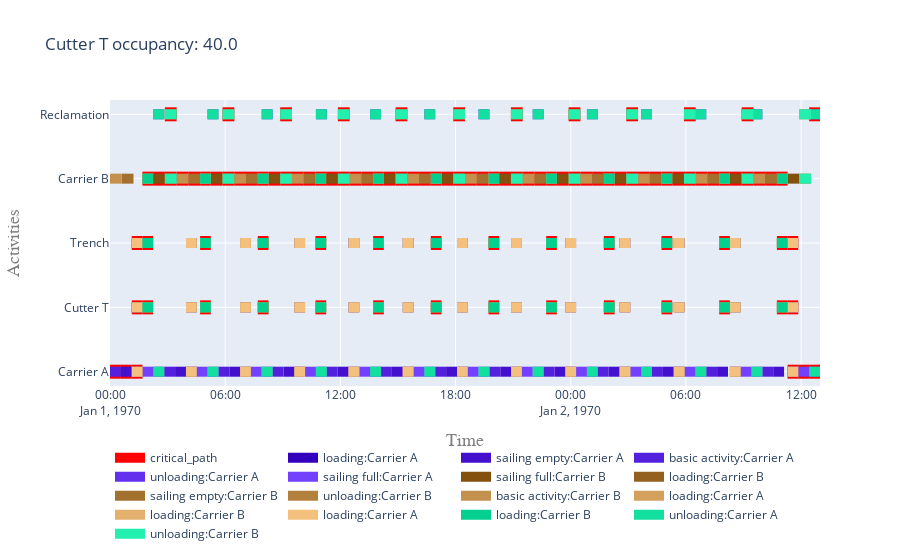

Notebook code for this chart:
### Code cell
i = 1 # 2 barge
vessels = results[i]['vessels']
activities = results[i]['activities']
cutter = vessels[cutter_name]
to_site = results[i][to_site_name]
from_site = results[i][from_site_name]
  
my_objects = list(vessels.values()) + [from_site, to_site]
my_activities = list(activities.values())
my_log = CpLog(list_objects=my_objects, list_activities=my_activities)
dependencies_log = my_log.get_dependencies_log_based()
cp_log_based = my_log.mark_critical_activities(dependencies_log)
df = occupancy_analysis(vessels, cutter, activities)
t = f'{cutter_name} occupancy: ' + str(df.loc[cutter_name]['occupancy [%]'])
fig = get_gantt_chart(concepts=my_objects, critical_path=cp_log_based, id_map=activities, title=t)

### Figure 1 — Plotly figure (JSON) as saved in the notebook; plotly's stock layout.template omitted (floating-point values rounded to 4 significant figures; data arrays with more than 128 entries replaced by an {"elided": "..."} marker saying what was removed)
{"data": [{"connectgaps": false, "hoverinfo": "name", "line": {"color": "red", "width": 14}, "mode": "lines", "name": "critical_path", "type": "scatter", "x": {"elided": "306 str values"}, "y": {"elided": "306 str values"}}, {"connectgaps": false, "hoverinfo": "y+name", "line": {"color": "rgb(51,0,190)", "width": 10}, "mode": "lines", "name": "loading:Carrier A", "type": "scatter", "x": {"elided": "195 str values"}, "y": {"elided": "195 str values"}}, {"connectgaps": false, "hoverinfo": "y+name", "line": {"color": "rgb(67,16,206)", "width": 10}, "mode": "lines", "name": "sailing empty:Carrier A", "type": "scatter", "x": ["1970-01-01T00:34:01", "1970-01-01T00:34:01", "1970-01-01T01:08:02", "1970-01-01T01:08:02", "1970-01-01T01:08:02", "1970-01-01T03:23:25", "1970-01-01T03:23:25", "1970-01-01T03:57:26", "1970-01-01T03:57:26", "1970-01-01T03:57:26", "1970-01-01T06:12:49", "1970-01-01T06:12:49", "1970-01-01T06:46:50", "1970-01-01T06:46:50", "1970-01-01T06:46:50", "1970-01-01T09:02:13", "1970-01-01T09:02:13", "1970-01-01T09:36:14", "1970-01-01T09:36:14", "1970-01-01T09:36:14", "1970-01-01T11:51:37", "1970-01-01T11:51:37", "1970-01-01T12:25:38", "1970-01-01T12:25:38", "1970-01-01T12:25:38", "1970-01-01T14:41:01", "1970-01-01T14:41:01", "1970-01-01T15:15:02", "1970-01-01T15:15:02", "1970-01-01T15:15:02", "1970-01-01T17:30:25", "1970-01-01T17:30:25", "1970-01-01T18:04:26", "1970-01-01T18:04:26", "1970-01-01T18:04:26", "1970-01-01T20:19:49", "1970-01-01T20:19:49", "1970-01-01T20:53:50", "1970-01-01T20:53:50", "1970-01-01T20:53:50", "1970-01-01T23:09:13", "1970-01-01T23:09:13", "1970-01-01T23:43:14", "1970-01-01T23:43:14", "1970-01-01T23:43:14", "1970-01-02T01:58:37", "1970-01-02T01:58:37", "1970-01-02T02:32:38", "1970-01-02T02:32:38", "1970-01-02T02:32:38", "1970-01-02T04:48:01", "1970-01-02T04:48:01", "1970-01-02T05:22:02", "1970-01-02T05:22:02", "1970-01-02T05:22:02", "1970-01-02T07:37:25", "1970-01-02T07:37:25", "1970-01-02T08:11:26", "1970-01-02T08:11:26", "1970-01-02T08:11:26", "1970-01-02T10:32:45", "1970-01-02T10:32:45", "1970-01-02T11:06:46", "1970-01-02T11:06:46", "1970-01-02T11:06:46"], "y": ["Carrier A", "Carrier A", "Carrier A", "Carrier A", null, "Carrier A", "Carrier A", "Carrier A", "Carrier A", null, "Carrier A", "Carrier A", "Carrier A", "Carrier A", null, "Carrier A", "Carrier A", "Carrier A", "Carrier A", null, "Carrier A", "Carrier A", "Carrier A", "Carrier A", null, "Carrier A", "Carrier A", "Carrier A", "Carrier A", null, "Carrier A", "Carrier A", "Carrier A", "Carrier A", null, "Carrier A", "Carrier A", "Carrier A", "Carrier A", null, "Carrier A", "Carrier A", "Carrier A", "Carrier A", null, "Carrier A", "Carrier A", "Carrier A", "Carrier A", null, "Carrier A", "Carrier A", "Carrier A", "Carrier A", null, "Carrier A", "Carrier A", "Carrier A", "Carrier A", null, "Carrier A", "Carrier A", "Carrier A", "Carrier A", null]}, {"connectgaps": false, "hoverinfo": "y+name", "line": {"color": "rgb(83,32,222)", "width": 10}, "mode": "lines", "name": "basic activity:Carrier A", "type": "scatter", "x": ["1970-01-01T00:00:00", "1970-01-01T00:00:00", "1970-01-01T00:34:01", "1970-01-01T00:34:01", "1970-01-01T00:34:01", "1970-01-01T02:49:24", "1970-01-01T02:49:24", "1970-01-01T03:23:25", "1970-01-01T03:23:25", "1970-01-01T03:23:25", "1970-01-01T05:38:48", "1970-01-01T05:38:48", "1970-01-01T06:12:49", "1970-01-01T06:12:49", "1970-01-01T06:12:49", "1970-01-01T08:28:12", "1970-01-01T08:28:12", "1970-01-01T09:02:13", "1970-01-01T09:02:13", "1970-01-01T09:02:13", "1970-01-01T11:17:36", "1970-01-01T11:17:36", "1970-01-01T11:51:37", "1970-01-01T11:51:37", "1970-01-01T11:51:37", "1970-01-01T14:07:00", "1970-01-01T14:07:00", "1970-01-01T14:41:01", "1970-01-01T14:41:01", "1970-01-01T14:41:01", "1970-01-01T16:56:24", "1970-01-01T16:56:24", "1970-01-01T17:30:25", "1970-01-01T17:30:25", "1970-01-01T17:30:25", "1970-01-01T19:45:48", "1970-01-01T19:45:48", "1970-01-01T20:19:49", "1970-01-01T20:19:49", "1970-01-01T20:19:49", "1970-01-01T22:35:12", "1970-01-01T22:35:12", "1970-01-01T23:09:13", "1970-01-01T23:09:13", "1970-01-01T23:09:13", "1970-01-02T01:24:36", "1970-01-02T01:24:36", "1970-01-02T01:58:37", "1970-01-02T01:58:37", "1970-01-02T01:58:37", "1970-01-02T04:14:00", "1970-01-02T04:14:00", "1970-01-02T04:48:01", "1970-01-02T04:48:01", "1970-01-02T04:48:01", "1970-01-02T07:03:24", "1970-01-02T07:03:24", "1970-01-02T07:37:25", "1970-01-02T07:37:25", "1970-01-02T07:37:25", "1970-01-02T09:58:44", "1970-01-02T09:58:44", "1970-01-02T10:32:45", "1970-01-02T10:32:45", "1970-01-02T10:32:45"], "y": ["Carrier A", "Carrier A", "Carrier A", "Carrier A", null, "Carrier A", "Carrier A", "Carrier A", "Carrier A", null, "Carrier A", "Carrier A", "Carrier A", "Carrier A", null, "Carrier A", "Carrier A", "Carrier A", "Carrier A", null, "Carrier A", "Carrier A", "Carrier A", "Carrier A", null, "Carrier A", "Carrier A", "Carrier A", "Carrier A", null, "Carrier A", "Carrier A", "Carrier A", "Carrier A", null, "Carrier A", "Carrier A", "Carrier A", "Carrier A", null, "Carrier A", "Carrier A", "Carrier A", "Carrier A", null, "Carrier A", "Carrier A", "Carrier A", "Carrier A", null, "Carrier A", "Carrier A", "Carrier A", "Carrier A", null, "Carrier A", "Carrier A", "Carrier A", "Carrier A", null, "Carrier A", "Carrier A", "Carrier A", "Carrier A", null]}, {"connectgaps": false, "hoverinfo": "y+name", "line": {"color": "rgb(99,48,238)", "width": 10}, "mode": "lines", "name": "unloading:Carrier A", "type": "scatter", "x": {"elided": "130 str values"}, "y": {"elided": "130 str values"}}, {"connectgaps": false, "hoverinfo": "y+name", "line": {"color": "rgb(115,64,254)", "width": 10}, "mode": "lines", "name": "sailing full:Carrier A", "type": "scatter", "x": ["1970-01-01T01:41:22", "1970-01-01T01:41:22", "1970-01-01T02:15:23", "1970-01-01T02:15:23", "1970-01-01T02:15:23", "1970-01-01T04:30:46", "1970-01-01T04:30:46", "1970-01-01T05:04:47", "1970-01-01T05:04:47", "1970-01-01T05:04:47", "1970-01-01T07:20:10", "1970-01-01T07:20:10", "1970-01-01T07:54:11", "1970-01-01T07:54:11", "1970-01-01T07:54:11", "1970-01-01T10:09:34", "1970-01-01T10:09:34", "1970-01-01T10:43:35", "1970-01-01T10:43:35", "1970-01-01T10:43:35", "1970-01-01T12:58:58", "1970-01-01T12:58:58", "1970-01-01T13:32:59", "1970-01-01T13:32:59", "1970-01-01T13:32:59", "1970-01-01T15:48:22", "1970-01-01T15:48:22", "1970-01-01T16:22:23", "1970-01-01T16:22:23", "1970-01-01T16:22:23", "1970-01-01T18:37:46", "1970-01-01T18:37:46", "1970-01-01T19:11:47", "1970-01-01T19:11:47", "1970-01-01T19:11:47", "1970-01-01T21:27:10", "1970-01-01T21:27:10", "1970-01-01T22:01:11", "1970-01-01T22:01:11", "1970-01-01T22:01:11", "1970-01-02T00:16:34", "1970-01-02T00:16:34", "1970-01-02T00:50:35", "1970-01-02T00:50:35", "1970-01-02T00:50:35", "1970-01-02T03:05:58", "1970-01-02T03:05:58", "1970-01-02T03:39:59", "1970-01-02T03:39:59", "1970-01-02T03:39:59", "1970-01-02T05:55:22", "1970-01-02T05:55:22", "1970-01-02T06:29:23", "1970-01-02T06:29:23", "1970-01-02T06:29:23", "1970-01-02T08:50:42", "1970-01-02T08:50:42", "1970-01-02T09:24:43", "1970-01-02T09:24:43", "1970-01-02T09:24:43", "1970-01-02T11:50:58", "1970-01-02T11:50:58", "1970-01-02T12:24:59", "1970-01-02T12:24:59", "1970-01-02T12:24:59"], "y": ["Carrier A", "Carrier A", "Carrier A", "Carrier A", null, "Carrier A", "Carrier A", "Carrier A", "Carrier A", null, "Carrier A", "Carrier A", "Carrier A", "Carrier A", null, "Carrier A", "Carrier A", "Carrier A", "Carrier A", null, "Carrier A", "Carrier A", "Carrier A", "Carrier A", null, "Carrier A", "Carrier A", "Carrier A", "Carrier A", null, "Carrier A", "Carrier A", "Carrier A", "Carrier A", null, "Carrier A", "Carrier A", "Carrier A", "Carrier A", null, "Carrier A", "Carrier A", "Carrier A", "Carrier A", null, "Carrier A", "Carrier A", "Carrier A", "Carrier A", null, "Carrier A", "Carrier A", "Carrier A", "Carrier A", null, "Carrier A", "Carrier A", "Carrier A", "Carrier A", null, "Carrier A", "Carrier A", "Carrier A", "Carrier A", null]}, {"connectgaps": false, "hoverinfo": "y+name", "line": {"color": "rgb(131,80,14)", "width": 10}, "mode": "lines", "name": "sailing full:Carrier B", "type": "scatter", "x": ["1970-01-01T02:14:42", "1970-01-01T02:14:42", "1970-01-01T02:51:26", "1970-01-01T02:51:26", "1970-01-01T02:51:26", "1970-01-01T05:14:58", "1970-01-01T05:14:58", "1970-01-01T05:51:42", "1970-01-01T05:51:42", "1970-01-01T05:51:42", "1970-01-01T08:15:14", "1970-01-01T08:15:14", "1970-01-01T08:51:58", "1970-01-01T08:51:58", "1970-01-01T08:51:58", "1970-01-01T11:15:30", "1970-01-01T11:15:30", "1970-01-01T11:52:14", "1970-01-01T11:52:14", "1970-01-01T11:52:14", "1970-01-01T14:15:46", "1970-01-01T14:15:46", "1970-01-01T14:52:30", "1970-01-01T14:52:30", "1970-01-01T14:52:30", "1970-01-01T17:16:02", "1970-01-01T17:16:02", "1970-01-01T17:52:46", "1970-01-01T17:52:46", "1970-01-01T17:52:46", "1970-01-01T20:16:18", "1970-01-01T20:16:18", "1970-01-01T20:53:02", "1970-01-01T20:53:02", "1970-01-01T20:53:02", "1970-01-01T23:16:34", "1970-01-01T23:16:34", "1970-01-01T23:53:18", "1970-01-01T23:53:18", "1970-01-01T23:53:18", "1970-01-02T02:16:50", "1970-01-02T02:16:50", "1970-01-02T02:53:34", "1970-01-02T02:53:34", "1970-01-02T02:53:34", "1970-01-02T05:17:06", "1970-01-02T05:17:06", "1970-01-02T05:53:50", "1970-01-02T05:53:50", "1970-01-02T05:53:50", "1970-01-02T08:17:22", "1970-01-02T08:17:22", "1970-01-02T08:54:06", "1970-01-02T08:54:06", "1970-01-02T08:54:06", "1970-01-02T11:17:38", "1970-01-02T11:17:38", "1970-01-02T11:54:22", "1970-01-02T11:54:22", "1970-01-02T11:54:22"], "y": ["Carrier B", "Carrier B", "Carrier B", "Carrier B", null, "Carrier B", "Carrier B", "Carrier B", "Carrier B", null, "Carrier B", "Carrier B", "Carrier B", "Carrier B", null, "Carrier B", "Carrier B", "Carrier B", "Carrier B", null, "Carrier B", "Carrier B", "Carrier B", "Carrier B", null, "Carrier B", "Carrier B", "Carrier B", "Carrier B", null, "Carrier B", "Carrier B", "Carrier B", "Carrier B", null, "Carrier B", "Carrier B", "Carrier B", "Carrier B", null, "Carrier B", "Carrier B", "Carrier B", "Carrier B", null, "Carrier B", "Carrier B", "Carrier B", "Carrier B", null, "Carrier B", "Carrier B", "Carrier B", "Carrier B", null, "Carrier B", "Carrier B", "Carrier B", "Carrier B", null]}, {"connectgaps": false, "hoverinfo": "y+name", "line": {"color": "rgb(147,96,30)", "width": 10}, "mode": "lines", "name": "loading:Carrier B", "type": "scatter", "x": {"elided": "180 str values"}, "y": {"elided": "180 str values"}}, {"connectgaps": false, "hoverinfo": "y+name", "line": {"color": "rgb(163,112,46)", "width": 10}, "mode": "lines", "name": "sailing empty:Carrier B", "type": "scatter", "x": ["1970-01-01T00:36:44", "1970-01-01T00:36:44", "1970-01-01T01:13:28", "1970-01-01T01:13:28", "1970-01-01T01:13:28", "1970-01-01T04:04:54", "1970-01-01T04:04:54", "1970-01-01T04:41:38", "1970-01-01T04:41:38", "1970-01-01T04:41:38", "1970-01-01T07:05:10", "1970-01-01T07:05:10", "1970-01-01T07:41:54", "1970-01-01T07:41:54", "1970-01-01T07:41:54", "1970-01-01T10:05:26", "1970-01-01T10:05:26", "1970-01-01T10:42:10", "1970-01-01T10:42:10", "1970-01-01T10:42:10", "1970-01-01T13:05:42", "1970-01-01T13:05:42", "1970-01-01T13:42:26", "1970-01-01T13:42:26", "1970-01-01T13:42:26", "1970-01-01T16:05:58", "1970-01-01T16:05:58", "1970-01-01T16:42:42", "1970-01-01T16:42:42", "1970-01-01T16:42:42", "1970-01-01T19:06:14", "1970-01-01T19:06:14", "1970-01-01T19:42:58", "1970-01-01T19:42:58", "1970-01-01T19:42:58", "1970-01-01T22:06:30", "1970-01-01T22:06:30", "1970-01-01T22:43:14", "1970-01-01T22:43:14", "1970-01-01T22:43:14", "1970-01-02T01:06:46", "1970-01-02T01:06:46", "1970-01-02T01:43:30", "1970-01-02T01:43:30", "1970-01-02T01:43:30", "1970-01-02T04:07:02", "1970-01-02T04:07:02", "1970-01-02T04:43:46", "1970-01-02T04:43:46", "1970-01-02T04:43:46", "1970-01-02T07:07:18", "1970-01-02T07:07:18", "1970-01-02T07:44:02", "1970-01-02T07:44:02", "1970-01-02T07:44:02", "1970-01-02T10:07:34", "1970-01-02T10:07:34", "1970-01-02T10:44:18", "1970-01-02T10:44:18", "1970-01-02T10:44:18"], "y": ["Carrier B", "Carrier B", "Carrier B", "Carrier B", null, "Carrier B", "Carrier B", "Carrier B", "Carrier B", null, "Carrier B", "Carrier B", "Carrier B", "Carrier B", null, "Carrier B", "Carrier B", "Carrier B", "Carrier B", null, "Carrier B", "Carrier B", "Carrier B", "Carrier B", null, "Carrier B", "Carrier B", "Carrier B", "Carrier B", null, "Carrier B", "Carrier B", "Carrier B", "Carrier B", null, "Carrier B", "Carrier B", "Carrier B", "Carrier B", null, "Carrier B", "Carrier B", "Carrier B", "Carrier B", null, "Carrier B", "Carrier B", "Carrier B", "Carrier B", null, "Carrier B", "Carrier B", "Carrier B", "Carrier B", null, "Carrier B", "Carrier B", "Carrier B", "Carrier B", null]}, {"connectgaps": false, "hoverinfo": "y+name", "line": {"color": "rgb(179,128,62)", "width": 10}, "mode": "lines", "name": "unloading:Carrier B", "type": "scatter", "x": ["1970-01-01T02:51:26", "1970-01-01T02:51:26", "1970-01-01T03:28:10", "1970-01-01T03:28:10", "1970-01-01T03:28:10", "1970-01-01T05:51:42", "1970-01-01T05:51:42", "1970-01-01T06:28:26", "1970-01-01T06:28:26", "1970-01-01T06:28:26", "1970-01-01T08:51:58", "1970-01-01T08:51:58", "1970-01-01T09:28:42", "1970-01-01T09:28:42", "1970-01-01T09:28:42", "1970-01-01T11:52:14", "1970-01-01T11:52:14", "1970-01-01T12:28:58", "1970-01-01T12:28:58", "1970-01-01T12:28:58", "1970-01-01T14:52:30", "1970-01-01T14:52:30", "1970-01-01T15:29:14", "1970-01-01T15:29:14", "1970-01-01T15:29:14", "1970-01-01T17:52:46", "1970-01-01T17:52:46", "1970-01-01T18:29:30", "1970-01-01T18:29:30", "1970-01-01T18:29:30", "1970-01-01T20:53:02", "1970-01-01T20:53:02", "1970-01-01T21:29:46", "1970-01-01T21:29:46", "1970-01-01T21:29:46", "1970-01-01T23:53:18", "1970-01-01T23:53:18", "1970-01-02T00:30:02", "1970-01-02T00:30:02", "1970-01-02T00:30:02", "1970-01-02T02:53:34", "1970-01-02T02:53:34", "1970-01-02T03:30:18", "1970-01-02T03:30:18", "1970-01-02T03:30:18", "1970-01-02T05:53:50", "1970-01-02T05:53:50", "1970-01-02T06:30:34", "1970-01-02T06:30:34", "1970-01-02T06:30:34", "1970-01-02T08:54:06", "1970-01-02T08:54:06", "1970-01-02T09:30:50", "1970-01-02T09:30:50", "1970-01-02T09:30:50", "1970-01-02T11:54:22", "1970-01-02T11:54:22", "1970-01-02T12:31:06", "1970-01-02T12:31:06", "1970-01-02T12:31:06", "1970-01-01T02:51:26", "1970-01-01T02:51:26", "1970-01-01T03:28:10", "1970-01-01T03:28:10", "1970-01-01T03:28:10", "1970-01-01T05:51:42", "1970-01-01T05:51:42", "1970-01-01T06:28:26", "1970-01-01T06:28:26", "1970-01-01T06:28:26", "1970-01-01T08:51:58", "1970-01-01T08:51:58", "1970-01-01T09:28:42", "1970-01-01T09:28:42", "1970-01-01T09:28:42", "1970-01-01T11:52:14", "1970-01-01T11:52:14", "1970-01-01T12:28:58", "1970-01-01T12:28:58", "1970-01-01T12:28:58", "1970-01-01T14:52:30", "1970-01-01T14:52:30", "1970-01-01T15:29:14", "1970-01-01T15:29:14", "1970-01-01T15:29:14", "1970-01-01T17:52:46", "1970-01-01T17:52:46", "1970-01-01T18:29:30", "1970-01-01T18:29:30", "1970-01-01T18:29:30", "1970-01-01T20:53:02", "1970-01-01T20:53:02", "1970-01-01T21:29:46", "1970-01-01T21:29:46", "1970-01-01T21:29:46", "1970-01-01T23:53:18", "1970-01-01T23:53:18", "1970-01-02T00:30:02", "1970-01-02T00:30:02", "1970-01-02T00:30:02", "1970-01-02T02:53:34", "1970-01-02T02:53:34", "1970-01-02T03:30:18", "1970-01-02T03:30:18", "1970-01-02T03:30:18", "1970-01-02T05:53:50", "1970-01-02T05:53:50", "1970-01-02T06:30:34", "1970-01-02T06:30:34", "1970-01-02T06:30:34", "1970-01-02T08:54:06", "1970-01-02T08:54:06", "1970-01-02T09:30:50", "1970-01-02T09:30:50", "1970-01-02T09:30:50", "1970-01-02T11:54:22", "1970-01-02T11:54:22", "1970-01-02T12:31:06", "1970-01-02T12:31:06", "1970-01-02T12:31:06"], "y": ["Carrier B", "Carrier B", "Carrier B", "Carrier B", null, "Carrier B", "Carrier B", "Carrier B", "Carrier B", null, "Carrier B", "Carrier B", "Carrier B", "Carrier B", null, "Carrier B", "Carrier B", "Carrier B", "Carrier B", null, "Carrier B", "Carrier B", "Carrier B", "Carrier B", null, "Carrier B", "Carrier B", "Carrier B", "Carrier B", null, "Carrier B", "Carrier B", "Carrier B", "Carrier B", null, "Carrier B", "Carrier B", "Carrier B", "Carrier B", null, "Carrier B", "Carrier B", "Carrier B", "Carrier B", null, "Carrier B", "Carrier B", "Carrier B", "Carrier B", null, "Carrier B", "Carrier B", "Carrier B", "Carrier B", null, "Carrier B", "Carrier B", "Carrier B", "Carrier B", null, "Reclamation", "Reclamation", "Reclamation", "Reclamation", null, "Reclamation", "Reclamation", "Reclamation", "Reclamation", null, "Reclamation", "Reclamation", "Reclamation", "Reclamation", null, "Reclamation", "Reclamation", "Reclamation", "Reclamation", null, "Reclamation", "Reclamation", "Reclamation", "Reclamation", null, "Reclamation", "Reclamation", "Reclamation", "Reclamation", null, "Reclamation", "Reclamation", "Reclamation", "Reclamation", null, "Reclamation", "Reclamation", "Reclamation", "Reclamation", null, "Reclamation", "Reclamation", "Reclamation", "Reclamation", null, "Reclamation", "Reclamation", "Reclamation", "Reclamation", null, "Reclamation", "Reclamation", "Reclamation", "Reclamation", null, "Reclamation", "Reclamation", "Reclamation", "Reclamation", null]}, {"connectgaps": false, "hoverinfo": "y+name", "line": {"color": "rgb(195,144,78)", "width": 10}, "mode": "lines", "name": "basic activity:Carrier B", "type": "scatter", "x": ["1970-01-01T00:00:00", "1970-01-01T00:00:00", "1970-01-01T00:36:44", "1970-01-01T00:36:44", "1970-01-01T00:36:44", "1970-01-01T03:28:10", "1970-01-01T03:28:10", "1970-01-01T04:04:54", "1970-01-01T04:04:54", "1970-01-01T04:04:54", "1970-01-01T06:28:26", "1970-01-01T06:28:26", "1970-01-01T07:05:10", "1970-01-01T07:05:10", "1970-01-01T07:05:10", "1970-01-01T09:28:42", "1970-01-01T09:28:42", "1970-01-01T10:05:26", "1970-01-01T10:05:26", "1970-01-01T10:05:26", "1970-01-01T12:28:58", "1970-01-01T12:28:58", "1970-01-01T13:05:42", "1970-01-01T13:05:42", "1970-01-01T13:05:42", "1970-01-01T15:29:14", "1970-01-01T15:29:14", "1970-01-01T16:05:58", "1970-01-01T16:05:58", "1970-01-01T16:05:58", "1970-01-01T18:29:30", "1970-01-01T18:29:30", "1970-01-01T19:06:14", "1970-01-01T19:06:14", "1970-01-01T19:06:14", "1970-01-01T21:29:46", "1970-01-01T21:29:46", "1970-01-01T22:06:30", "1970-01-01T22:06:30", "1970-01-01T22:06:30", "1970-01-02T00:30:02", "1970-01-02T00:30:02", "1970-01-02T01:06:46", "1970-01-02T01:06:46", "1970-01-02T01:06:46", "1970-01-02T03:30:18", "1970-01-02T03:30:18", "1970-01-02T04:07:02", "1970-01-02T04:07:02", "1970-01-02T04:07:02", "1970-01-02T06:30:34", "1970-01-02T06:30:34", "1970-01-02T07:07:18", "1970-01-02T07:07:18", "1970-01-02T07:07:18", "1970-01-02T09:30:50", "1970-01-02T09:30:50", "1970-01-02T10:07:34", "1970-01-02T10:07:34", "1970-01-02T10:07:34"], "y": ["Carrier B", "Carrier B", "Carrier B", "Carrier B", null, "Carrier B", "Carrier B", "Carrier B", "Carrier B", null, "Carrier B", "Carrier B", "Carrier B", "Carrier B", null, "Carrier B", "Carrier B", "Carrier B", "Carrier B", null, "Carrier B", "Carrier B", "Carrier B", "Carrier B", null, "Carrier B", "Carrier B", "Carrier B", "Carrier B", null, "Carrier B", "Carrier B", "Carrier B", "Carrier B", null, "Carrier B", "Carrier B", "Carrier B", "Carrier B", null, "Carrier B", "Carrier B", "Carrier B", "Carrier B", null, "Carrier B", "Carrier B", "Carrier B", "Carrier B", null, "Carrier B", "Carrier B", "Carrier B", "Carrier B", null, "Carrier B", "Carrier B", "Carrier B", "Carrier B", null]}, {"connectgaps": false, "hoverinfo": "y+name", "line": {"color": "rgb(211,160,94)", "width": 10}, "mode": "lines", "name": "loading:Carrier A", "type": "scatter", "x": {"elided": "195 str values"}, "y": {"elided": "195 str values"}}, {"connectgaps": false, "hoverinfo": "y+name", "line": {"color": "rgb(227,176,110)", "width": 10}, "mode": "lines", "name": "loading:Carrier B", "type": "scatter", "x": {"elided": "180 str values"}, "y": {"elided": "180 str values"}}, {"connectgaps": false, "hoverinfo": "y+name", "line": {"color": "rgb(243,192,126)", "width": 10}, "mode": "lines", "name": "loading:Carrier A", "type": "scatter", "x": {"elided": "195 str values"}, "y": {"elided": "195 str values"}}, {"connectgaps": false, "hoverinfo": "y+name", "line": {"color": "rgb(3,208,142)", "width": 10}, "mode": "lines", "name": "loading:Carrier B", "type": "scatter", "x": {"elided": "180 str values"}, "y": {"elided": "180 str values"}}, {"connectgaps": false, "hoverinfo": "y+name", "line": {"color": "rgb(19,224,158)", "width": 10}, "mode": "lines", "name": "unloading:Carrier A", "type": "scatter", "x": {"elided": "130 str values"}, "y": {"elided": "130 str values"}}, {"connectgaps": false, "hoverinfo": "y+name", "line": {"color": "rgb(35,240,174)", "width": 10}, "mode": "lines", "name": "unloading:Carrier B", "type": "scatter", "x": ["1970-01-01T02:51:26", "1970-01-01T02:51:26", "1970-01-01T03:28:10", "1970-01-01T03:28:10", "1970-01-01T03:28:10", "1970-01-01T05:51:42", "1970-01-01T05:51:42", "1970-01-01T06:28:26", "1970-01-01T06:28:26", "1970-01-01T06:28:26", "1970-01-01T08:51:58", "1970-01-01T08:51:58", "1970-01-01T09:28:42", "1970-01-01T09:28:42", "1970-01-01T09:28:42", "1970-01-01T11:52:14", "1970-01-01T11:52:14", "1970-01-01T12:28:58", "1970-01-01T12:28:58", "1970-01-01T12:28:58", "1970-01-01T14:52:30", "1970-01-01T14:52:30", "1970-01-01T15:29:14", "1970-01-01T15:29:14", "1970-01-01T15:29:14", "1970-01-01T17:52:46", "1970-01-01T17:52:46", "1970-01-01T18:29:30", "1970-01-01T18:29:30", "1970-01-01T18:29:30", "1970-01-01T20:53:02", "1970-01-01T20:53:02", "1970-01-01T21:29:46", "1970-01-01T21:29:46", "1970-01-01T21:29:46", "1970-01-01T23:53:18", "1970-01-01T23:53:18", "1970-01-02T00:30:02", "1970-01-02T00:30:02", "1970-01-02T00:30:02", "1970-01-02T02:53:34", "1970-01-02T02:53:34", "1970-01-02T03:30:18", "1970-01-02T03:30:18", "1970-01-02T03:30:18", "1970-01-02T05:53:50", "1970-01-02T05:53:50", "1970-01-02T06:30:34", "1970-01-02T06:30:34", "1970-01-02T06:30:34", "1970-01-02T08:54:06", "1970-01-02T08:54:06", "1970-01-02T09:30:50", "1970-01-02T09:30:50", "1970-01-02T09:30:50", "1970-01-02T11:54:22", "1970-01-02T11:54:22", "1970-01-02T12:31:06", "1970-01-02T12:31:06", "1970-01-02T12:31:06", "1970-01-01T02:51:26", "1970-01-01T02:51:26", "1970-01-01T03:28:10", "1970-01-01T03:28:10", "1970-01-01T03:28:10", "1970-01-01T05:51:42", "1970-01-01T05:51:42", "1970-01-01T06:28:26", "1970-01-01T06:28:26", "1970-01-01T06:28:26", "1970-01-01T08:51:58", "1970-01-01T08:51:58", "1970-01-01T09:28:42", "1970-01-01T09:28:42", "1970-01-01T09:28:42", "1970-01-01T11:52:14", "1970-01-01T11:52:14", "1970-01-01T12:28:58", "1970-01-01T12:28:58", "1970-01-01T12:28:58", "1970-01-01T14:52:30", "1970-01-01T14:52:30", "1970-01-01T15:29:14", "1970-01-01T15:29:14", "1970-01-01T15:29:14", "1970-01-01T17:52:46", "1970-01-01T17:52:46", "1970-01-01T18:29:30", "1970-01-01T18:29:30", "1970-01-01T18:29:30", "1970-01-01T20:53:02", "1970-01-01T20:53:02", "1970-01-01T21:29:46", "1970-01-01T21:29:46", "1970-01-01T21:29:46", "1970-01-01T23:53:18", "1970-01-01T23:53:18", "1970-01-02T00:30:02", "1970-01-02T00:30:02", "1970-01-02T00:30:02", "1970-01-02T02:53:34", "1970-01-02T02:53:34", "1970-01-02T03:30:18", "1970-01-02T03:30:18", "1970-01-02T03:30:18", "1970-01-02T05:53:50", "1970-01-02T05:53:50", "1970-01-02T06:30:34", "1970-01-02T06:30:34", "1970-01-02T06:30:34", "1970-01-02T08:54:06", "1970-01-02T08:54:06", "1970-01-02T09:30:50", "1970-01-02T09:30:50", "1970-01-02T09:30:50", "1970-01-02T11:54:22", "1970-01-02T11:54:22", "1970-01-02T12:31:06", "1970-01-02T12:31:06", "1970-01-02T12:31:06"], "y": ["Carrier B", "Carrier B", "Carrier B", "Carrier B", null, "Carrier B", "Carrier B", "Carrier B", "Carrier B", null, "Carrier B", "Carrier B", "Carrier B", "Carrier B", null, "Carrier B", "Carrier B", "Carrier B", "Carrier B", null, "Carrier B", "Carrier B", "Carrier B", "Carrier B", null, "Carrier B", "Carrier B", "Carrier B", "Carrier B", null, "Carrier B", "Carrier B", "Carrier B", "Carrier B", null, "Carrier B", "Carrier B", "Carrier B", "Carrier B", null, "Carrier B", "Carrier B", "Carrier B", "Carrier B", null, "Carrier B", "Carrier B", "Carrier B", "Carrier B", null, "Carrier B", "Carrier B", "Carrier B", "Carrier B", null, "Carrier B", "Carrier B", "Carrier B", "Carrier B", null, "Reclamation", "Reclamation", "Reclamation", "Reclamation", null, "Reclamation", "Reclamation", "Reclamation", "Reclamation", null, "Reclamation", "Reclamation", "Reclamation", "Reclamation", null, "Reclamation", "Reclamation", "Reclamation", "Reclamation", null, "Reclamation", "Reclamation", "Reclamation", "Reclamation", null, "Reclamation", "Reclamation", "Reclamation", "Reclamation", null, "Reclamation", "Reclamation", "Reclamation", "Reclamation", null, "Reclamation", "Reclamation", "Reclamation", "Reclamation", null, "Reclamation", "Reclamation", "Reclamation", "Reclamation", null, "Reclamation", "Reclamation", "Reclamation", "Reclamation", null, "Reclamation", "Reclamation", "Reclamation", "Reclamation", null, "Reclamation", "Reclamation", "Reclamation", "Reclamation", null]}], "layout": {"hovermode": "closest", "legend": {"orientation": "h", "x": 0, "y": -0.2}, "title": {"text": "Cutter T occupancy: 40.0"}, "xaxis": {"range": ["1970-01-01T00:00:00", "1970-01-02T12:59:00"], "title": {"font": {"color": "#7f7f7f", "family": "Courier New, monospace", "size": 18}, "text": "Time"}}, "yaxis": {"title": {"font": {"color": "#7f7f7f", "family": "Courier New, monospace", "size": 18}, "text": "Activities"}}}}
